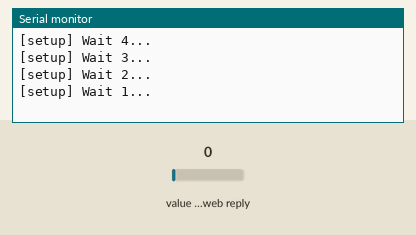
Recording of a sketch running on a simulated ESP32. Shown: the last lines printed to the serial monitor. The test bench sets the inputs (shaded band); at power-on: value in the web reply 0. WiFi joins after 1.5 s; servers stay silent unless stated; web services answer with replies made up by the test bench.

Above: at 5.2 s.
5.3 s: value in the web reply set to 2
At 6.8 s:
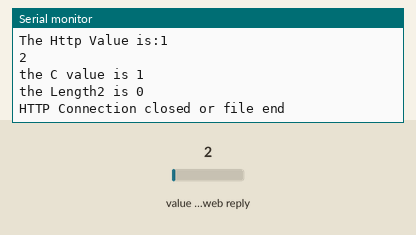
7.5 s: value in the web reply set to 25
At 8.57 s:
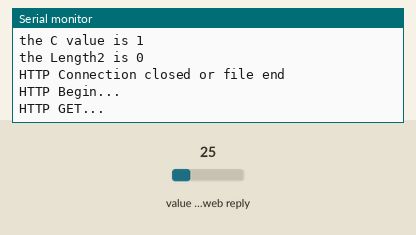
Timing chart, 0 to 10.5 s (numbered marks = the images above; inputs shaded):
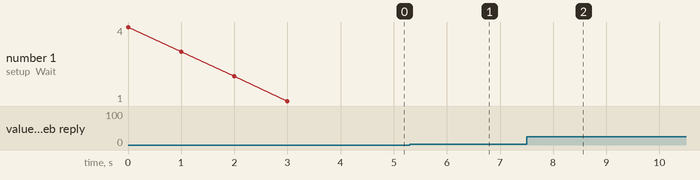

Measured:
- after the input at 5.3 s, the serial monitor: prints a new line after 0.90 s (image 1)

The sketch:

http_stream.ino
```cpp
#include<Arduino.h>
#include<WiFi.h>
#include<HTTPClient.h>
void setup()
{
  Serial.begin(115200);
  Serial.println();
  for(uint8_t t=4;t>0;t--)
  {
    Serial.printf("[setup] Wait %d...\n",t);
    Serial.flush();
    delay(1000);
  }

  WiFi.begin("sunil","8790225440");
}
void loop()
{
  if(WiFi.status()==WL_CONNECTED)
  {
    HTTPClient http;
    Serial.println("HTTP Begin...");
    http.begin("https://thingspeak.com/channels/277528/field/1/last.txt");
    Serial.println("HTTP GET...\n");
    int httpcode=http.GET();
    Serial.printf("The HttpCode is %d\n",httpcode);
    if(httpcode > 0)
    {
      Serial.printf("HTTP GET... code:%d\n",httpcode);
      if(httpcode == HTTP_CODE_OK)
      {
        int len=http.getSize();
        Serial.printf("The length is %d\n",len);
        uint8_t buff[128]={0};
        WiFiClient *stream = http.getStreamPtr();
        //Serial.println(*stream);
        Serial.print("The Http Value is:");
        Serial.println(http.connected());

        while(http.connected() && (len >0 || len==-1))
        {
          size_t size=stream->available();
          //Serial.print("size is:");Serial.println(size);
          if(size)
          {
            int c=stream->readBytes(buff,((size > sizeof(buff)) ? sizeof(buff):size));
            Serial.write(buff,c);
            Serial.println();
            //Serial.println(buff,c);
            Serial.printf("the C value is %d\n",c);
            if(len>0)
            {
              len -=c;
              Serial.printf("the Length2 is %d\n",len);
            }

           }delay(1);
          }
          Serial.println();
          Serial.println("HTTP Connection closed or file end\n");
        }
      }
      else
      {
        Serial.printf("HTTP get... failed,error: %s\n",http.errorToString(httpcode).c_str());

      }
      http.end();
  }
  delay(1000);
}
```
